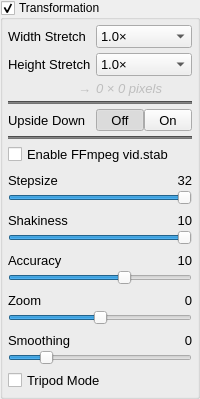
            <widget class="QGroupBox" name="groupBoxTransformation">
             <property name="title">
              <string>Transformation</string>
             </property>
             <property name="checkable">
              <bool>true</bool>
             </property>
             <layout class="QGridLayout" name="gridLayout_20">
              <property name="leftMargin">
               <number>5</number>
              </property>
              <property name="topMargin">
               <number>5</number>
              </property>
              <property name="rightMargin">
               <number>5</number>
              </property>
              <property name="bottomMargin">
               <number>5</number>
              </property>
              <item row="0" column="0">
               <widget class="QFrame" name="frameAspectRatio">
                <layout class="QVBoxLayout" name="verticalLayout_7">
                 <property name="spacing">
                  <number>5</number>
                 </property>
                 <property name="leftMargin">
                  <number>0</number>
                 </property>
                 <property name="topMargin">
                  <number>0</number>
                 </property>
                 <property name="rightMargin">
                  <number>0</number>
                 </property>
                 <property name="bottomMargin">
                  <number>0</number>
                 </property>
                 <item>
                  <layout class="QGridLayout" name="gridLayout_21">
                   <item row="10" column="0" colspan="2">
                    <layout class="QGridLayout" name="gridLayout_54">
                     <property name="spacing">
                      <number>0</number>
                     </property>
                     <item row="1" column="0" colspan="3">
                      <widget class="NoScrollSlider" name="horizontalSliderVidstabShakiness">
                       <property name="sizePolicy">
                        <sizepolicy hsizetype="Expanding" vsizetype="Fixed">
                         <horstretch>0</horstretch>
                         <verstretch>0</verstretch>
                        </sizepolicy>
                       </property>
                       <property name="minimumSize">
                        <size>
                         <width>0</width>
                         <height>0</height>
                        </size>
                       </property>
                       <property name="maximumSize">
                        <size>
                         <width>16777215</width>
                         <height>16777215</height>
                        </size>
                       </property>
                       <property name="minimum">
                        <number>1</number>
                       </property>
                       <property name="maximum">
                        <number>10</number>
                       </property>
                       <property name="value">
                        <number>10</number>
                       </property>
                       <property name="orientation">
                        <enum>Qt::Horizontal</enum>
                       </property>
                      </widget>
                     </item>
                     <item row="0" column="1">
                      <spacer name="horizontalSpacer_50">
                       <property name="orientation">
                        <enum>Qt::Horizontal</enum>
                       </property>
                       <property name="sizeType">
                        <enum>QSizePolicy::Maximum</enum>
                       </property>
                       <property name="sizeHint" stdset="0">
                        <size>
                         <width>40</width>
                         <height>20</height>
                        </size>
                       </property>
                      </spacer>
                     </item>
                     <item row="0" column="0">
                      <widget class="QLabel" name="label_VidstabShakinessText">
                       <property name="font">
                        <font>
                         <pointsize>10</pointsize>
                        </font>
                       </property>
                       <property name="text">
                        <string>Shakiness</string>
                       </property>
                      </widget>
                     </item>
                     <item row="0" column="2">
                      <widget class="DoubleClickLabel" name="label_VidstabShakinessVal">
                       <property name="font">
                        <font>
                         <pointsize>10</pointsize>
                        </font>
                       </property>
                       <property name="contextMenuPolicy">
                        <enum>Qt::CustomContextMenu</enum>
                       </property>
                       <property name="layoutDirection">
                        <enum>Qt::RightToLeft</enum>
                       </property>
                       <property name="text">
                        <string>10</string>
                       </property>
                       <property name="alignment">
                        <set>Qt::AlignRight|Qt::AlignTrailing|Qt::AlignVCenter</set>
                       </property>
                      </widget>
                     </item>
                    </layout>
                   </item>
                   <item row="1" column="0">
                    <widget class="QLabel" name="label_7">
                     <property name="sizePolicy">
                      <sizepolicy hsizetype="Fixed" vsizetype="Preferred">
                       <horstretch>0</horstretch>
                       <verstretch>0</verstretch>
                      </sizepolicy>
                     </property>
                     <property name="font">
                      <font>
                       <pointsize>10</pointsize>
                      </font>
                     </property>
                     <property name="text">
                      <string>Height Stretch</string>
                     </property>
                    </widget>
                   </item>
                   <item row="2" column="0">
                    <widget class="QLabel" name="label_33">
                     <property name="enabled">
                      <bool>false</bool>
                     </property>
                     <property name="font">
                      <font>
                       <pointsize>10</pointsize>
                      </font>
                     </property>
                     <property name="text">
                      <string>→</string>
                     </property>
                     <property name="alignment">
                      <set>Qt::AlignRight|Qt::AlignTrailing|Qt::AlignVCenter</set>
                     </property>
                    </widget>
                   </item>
                   <item row="9" column="0" colspan="2">
                    <layout class="QGridLayout" name="gridLayout_53">
                     <property name="spacing">
                      <number>0</number>
                     </property>
                     <item row="0" column="2">
                      <widget class="DoubleClickLabel" name="label_VidstabStepsizeVal">
                       <property name="font">
                        <font>
                         <pointsize>10</pointsize>
                        </font>
                       </property>
                       <property name="contextMenuPolicy">
                        <enum>Qt::CustomContextMenu</enum>
                       </property>
                       <property name="layoutDirection">
                        <enum>Qt::RightToLeft</enum>
                       </property>
                       <property name="text">
                        <string>32</string>
                       </property>
                       <property name="alignment">
                        <set>Qt::AlignRight|Qt::AlignTrailing|Qt::AlignVCenter</set>
                       </property>
                      </widget>
                     </item>
                     <item row="1" column="0" colspan="3">
                      <widget class="NoScrollSlider" name="horizontalSliderVidstabStepsize">
                       <property name="sizePolicy">
                        <sizepolicy hsizetype="Expanding" vsizetype="Fixed">
                         <horstretch>0</horstretch>
                         <verstretch>0</verstretch>
                        </sizepolicy>
                       </property>
                       <property name="minimumSize">
                        <size>
                         <width>0</width>
                         <height>0</height>
                        </size>
                       </property>
                       <property name="maximumSize">
                        <size>
                         <width>16777215</width>
                         <height>16777215</height>
                        </size>
                       </property>
                       <property name="minimum">
                        <number>1</number>
                       </property>
                       <property name="maximum">
                        <number>32</number>
                       </property>
                       <property name="value">
                        <number>32</number>
                       </property>
                       <property name="orientation">
                        <enum>Qt::Horizontal</enum>
                       </property>
                      </widget>
                     </item>
                     <item row="0" column="1">
                      <spacer name="horizontalSpacer_49">
                       <property name="orientation">
                        <enum>Qt::Horizontal</enum>
                       </property>
                       <property name="sizeType">
                        <enum>QSizePolicy::Maximum</enum>
                       </property>
                       <property name="sizeHint" stdset="0">
                        <size>
                         <width>40</width>
                         <height>20</height>
                        </size>
                       </property>
                      </spacer>
                     </item>
                     <item row="0" column="0">
                      <widget class="QLabel" name="label_VidstabStepsizeText">
                       <property name="font">
                        <font>
                         <pointsize>10</pointsize>
                        </font>
                       </property>
                       <property name="text">
                        <string>Stepsize</string>
                       </property>
                      </widget>
                     </item>
                    </layout>
                   </item>
                   <item row="0" column="1">
                    <widget class="NoScrollComboBox" name="comboBoxHStretch">
                     <property name="sizePolicy">
                      <sizepolicy hsizetype="Ignored" vsizetype="Fixed">
                       <horstretch>0</horstretch>
                       <verstretch>0</verstretch>
                      </sizepolicy>
                     </property>
                     <property name="font">
                      <font>
                       <pointsize>10</pointsize>
                      </font>
                     </property>
                     <item>
                      <property name="text">
                       <string>1.0×</string>
                      </property>
                     </item>
                     <item>
                      <property name="text">
                       <string>1.25×</string>
                      </property>
                     </item>
                     <item>
                      <property name="text">
                       <string>1.33×</string>
                      </property>
                     </item>
                     <item>
                      <property name="text">
                       <string>1.5×</string>
                      </property>
                     </item>
                     <item>
                      <property name="text">
                       <string>1.67×</string>
                      </property>
                     </item>
                     <item>
                      <property name="text">
                       <string>1.75×</string>
                      </property>
                     </item>
                     <item>
                      <property name="text">
                       <string>1.8×</string>
                      </property>
                     </item>
                     <item>
                      <property name="text">
                       <string>2.0×</string>
                      </property>
                     </item>
                    </widget>
                   </item>
                   <item row="13" column="0" colspan="2">
                    <layout class="QGridLayout" name="gridLayout_57">
                     <property name="spacing">
                      <number>0</number>
                     </property>
                     <item row="0" column="0">
                      <widget class="QLabel" name="label_VidstabSmoothingText">
                       <property name="font">
                        <font>
                         <pointsize>10</pointsize>
                        </font>
                       </property>
                       <property name="text">
                        <string>Smoothing</string>
                       </property>
                      </widget>
                     </item>
                     <item row="1" column="0" colspan="3">
                      <widget class="NoScrollSlider" name="horizontalSliderVidstabSmoothing">
                       <property name="sizePolicy">
                        <sizepolicy hsizetype="Expanding" vsizetype="Fixed">
                         <horstretch>0</horstretch>
                         <verstretch>0</verstretch>
                        </sizepolicy>
                       </property>
                       <property name="minimumSize">
                        <size>
                         <width>0</width>
                         <height>0</height>
                        </size>
                       </property>
                       <property name="maximumSize">
                        <size>
                         <width>16777215</width>
                         <height>16777215</height>
                        </size>
                       </property>
                       <property name="minimum">
                        <number>1</number>
                       </property>
                       <property name="maximum">
                        <number>50</number>
                       </property>
                       <property name="value">
                        <number>10</number>
                       </property>
                       <property name="orientation">
                        <enum>Qt::Horizontal</enum>
                       </property>
                      </widget>
                     </item>
                     <item row="0" column="1">
                      <spacer name="horizontalSpacer_53">
                       <property name="orientation">
                        <enum>Qt::Horizontal</enum>
                       </property>
                       <property name="sizeType">
                        <enum>QSizePolicy::Maximum</enum>
                       </property>
                       <property name="sizeHint" stdset="0">
                        <size>
                         <width>40</width>
                         <height>20</height>
                        </size>
                       </property>
                      </spacer>
                     </item>
                     <item row="0" column="2">
                      <widget class="DoubleClickLabel" name="label_VidstabSmoothingVal">
                       <property name="font">
                        <font>
                         <pointsize>10</pointsize>
                        </font>
                       </property>
                       <property name="contextMenuPolicy">
                        <enum>Qt::CustomContextMenu</enum>
                       </property>
                       <property name="layoutDirection">
                        <enum>Qt::RightToLeft</enum>
                       </property>
                       <property name="text">
                        <string>0</string>
                       </property>
                       <property name="alignment">
                        <set>Qt::AlignRight|Qt::AlignTrailing|Qt::AlignVCenter</set>
                       </property>
                      </widget>
                     </item>
                    </layout>
                   </item>
                   <item row="0" column="0">
                    <widget class="QLabel" name="label_8">
                     <property name="font">
                      <font>
                       <pointsize>10</pointsize>
                      </font>
                     </property>
                     <property name="text">
                      <string>Width Stretch</string>
                     </property>
                    </widget>
                   </item>
                   <item row="11" column="0" colspan="2">
                    <layout class="QGridLayout" name="gridLayout_55">
                     <property name="spacing">
                      <number>0</number>
                     </property>
                     <item row="0" column="2">
                      <widget class="DoubleClickLabel" name="label_VidstabAccuracyVal">
                       <property name="font">
                        <font>
                         <pointsize>10</pointsize>
                        </font>
                       </property>
                       <property name="contextMenuPolicy">
                        <enum>Qt::CustomContextMenu</enum>
                       </property>
                       <property name="layoutDirection">
                        <enum>Qt::RightToLeft</enum>
                       </property>
                       <property name="text">
                        <string>10</string>
                       </property>
                       <property name="alignment">
                        <set>Qt::AlignRight|Qt::AlignTrailing|Qt::AlignVCenter</set>
                       </property>
                      </widget>
                     </item>
                     <item row="1" column="0" colspan="3">
                      <widget class="NoScrollSlider" name="horizontalSliderVidstabAccuracy">
                       <property name="sizePolicy">
                        <sizepolicy hsizetype="Expanding" vsizetype="Fixed">
                         <horstretch>0</horstretch>
                         <verstretch>0</verstretch>
                        </sizepolicy>
                       </property>
                       <property name="minimumSize">
                        <size>
                         <width>0</width>
                         <height>0</height>
                        </size>
                       </property>
                       <property name="maximumSize">
                        <size>
                         <width>16777215</width>
                         <height>16777215</height>
                        </size>
                       </property>
                       <property name="minimum">
                        <number>1</number>
                       </property>
                       <property name="maximum">
                        <number>15</number>
                       </property>
                       <property name="value">
                        <number>10</number>
                       </property>
                       <property name="orientation">
                        <enum>Qt::Horizontal</enum>
                       </property>
                      </widget>
                     </item>
                     <item row="0" column="1">
                      <spacer name="horizontalSpacer_51">
                       <property name="orientation">
                        <enum>Qt::Horizontal</enum>
                       </property>
                       <property name="sizeType">
                        <enum>QSizePolicy::Maximum</enum>
                       </property>
                       <property name="sizeHint" stdset="0">
                        <size>
                         <width>40</width>
                         <height>20</height>
                        </size>
                       </property>
                      </spacer>
                     </item>
                     <item row="0" column="0">
                      <widget class="QLabel" name="label_VidstabAccuracyText">
                       <property name="font">
                        <font>
                         <pointsize>10</pointsize>
                        </font>
                       </property>
                       <property name="text">
                        <string>Accuracy</string>
                       </property>
                      </widget>
                     </item>
                    </layout>
                   </item>
                   <item row="4" column="0" colspan="2">
                    <widget class="Line" name="line_12">
                     <property name="styleSheet">
                      <string notr="true">background-color: rgb(115, 115, 115);</string>
                     </property>
                     <property name="orientation">
                      <enum>Qt::Horizontal</enum>
                     </property>
                    </widget>
                   </item>
                   <item row="5" column="1">
                    <widget class="QFrame" name="toolButtonUpsideDown">
                     <layout class="QHBoxLayout" name="horizontalLayout_29">
                      <property name="spacing">
                       <number>0</number>
                      </property>
                      <property name="leftMargin">
                       <number>0</number>
                      </property>
                      <property name="topMargin">
                       <number>0</number>
                      </property>
                      <property name="rightMargin">
                       <number>0</number>
                      </property>
                      <property name="bottomMargin">
                       <number>0</number>
                      </property>
                      <item>
                       <widget class="ColorToolButton" name="toolButtonUpsideDownOff">
                        <property name="sizePolicy">
                         <sizepolicy hsizetype="Preferred" vsizetype="Fixed">
                          <horstretch>0</horstretch>
                          <verstretch>0</verstretch>
                         </sizepolicy>
                        </property>
                        <property name="font">
                         <font>
                          <pointsize>10</pointsize>
                         </font>
                        </property>
                        <property name="text">
                         <string>Off</string>
                        </property>
                        <property name="checkable">
                         <bool>true</bool>
                        </property>
                        <property name="checked">
                         <bool>true</bool>
                        </property>
                        <property name="autoExclusive">
                         <bool>true</bool>
                        </property>
                       </widget>
                      </item>
                      <item>
                       <widget class="ColorToolButton" name="toolButtonUpsideDownOn">
                        <property name="sizePolicy">
                         <sizepolicy hsizetype="Preferred" vsizetype="Fixed">
                          <horstretch>0</horstretch>
                          <verstretch>0</verstretch>
                         </sizepolicy>
                        </property>
                        <property name="font">
                         <font>
                          <pointsize>10</pointsize>
                         </font>
                        </property>
                        <property name="text">
                         <string>On</string>
                        </property>
                        <property name="checkable">
                         <bool>true</bool>
                        </property>
                        <property name="autoExclusive">
                         <bool>true</bool>
                        </property>
                       </widget>
                      </item>
                     </layout>
                    </widget>
                   </item>
                   <item row="7" column="0" rowspan="2" colspan="2">
                    <widget class="QCheckBox" name="checkBoxVidstabEnable">
                     <property name="font">
                      <font>
                       <pointsize>10</pointsize>
                      </font>
                     </property>
                     <property name="toolTip">
                      <string>Visible only after ffmpeg H.264 export!</string>
                     </property>
                     <property name="text">
                      <string>Enable FFmpeg vid.stab</string>
                     </property>
                    </widget>
                   </item>
                   <item row="1" column="1">
                    <widget class="NoScrollComboBox" name="comboBoxVStretch">
                     <property name="sizePolicy">
                      <sizepolicy hsizetype="Ignored" vsizetype="Fixed">
                       <horstretch>0</horstretch>
                       <verstretch>0</verstretch>
                      </sizepolicy>
                     </property>
                     <property name="font">
                      <font>
                       <pointsize>10</pointsize>
                      </font>
                     </property>
                     <property name="layoutDirection">
                      <enum>Qt::LeftToRight</enum>
                     </property>
                     <property name="sizeAdjustPolicy">
                      <enum>QComboBox::AdjustToContentsOnFirstShow</enum>
                     </property>
                     <item>
                      <property name="text">
                       <string>1.0×</string>
                      </property>
                     </item>
                     <item>
                      <property name="text">
                       <string>1.67×</string>
                      </property>
                     </item>
                     <item>
                      <property name="text">
                       <string>3.0×</string>
                      </property>
                     </item>
                     <item>
                      <property name="text">
                       <string>0.33×</string>
                      </property>
                     </item>
                    </widget>
                   </item>
                   <item row="5" column="0">
                    <widget class="QLabel" name="UpsideDownLabel">
                     <property name="font">
                      <font>
                       <pointsize>10</pointsize>
                      </font>
                     </property>
                     <property name="text">
                      <string>Upside Down</string>
                     </property>
                    </widget>
                   </item>
                   <item row="2" column="1">
                    <widget class="QLabel" name="label_resResolution">
                     <property name="enabled">
                      <bool>false</bool>
                     </property>
                     <property name="font">
                      <font>
                       <pointsize>10</pointsize>
                       <italic>true</italic>
                      </font>
                     </property>
                     <property name="text">
                      <string>0 × 0 pixels</string>
                     </property>
                    </widget>
                   </item>
                   <item row="12" column="0" colspan="2">
                    <layout class="QGridLayout" name="gridLayout_56">
                     <property name="spacing">
                      <number>0</number>
                     </property>
                     <item row="0" column="2">
                      <widget class="DoubleClickLabel" name="label_VidstabZoomVal">
                       <property name="font">
                        <font>
                         <pointsize>10</pointsize>
                        </font>
                       </property>
                       <property name="contextMenuPolicy">
                        <enum>Qt::CustomContextMenu</enum>
                       </property>
                       <property name="layoutDirection">
                        <enum>Qt::RightToLeft</enum>
                       </property>
                       <property name="text">
                        <string>0</string>
                       </property>
                       <property name="alignment">
                        <set>Qt::AlignRight|Qt::AlignTrailing|Qt::AlignVCenter</set>
                       </property>
                      </widget>
                     </item>
                     <item row="1" column="0" colspan="3">
                      <widget class="NoScrollSlider" name="horizontalSliderVidstabZoom">
                       <property name="sizePolicy">
                        <sizepolicy hsizetype="Expanding" vsizetype="Fixed">
                         <horstretch>0</horstretch>
                         <verstretch>0</verstretch>
                        </sizepolicy>
                       </property>
                       <property name="minimumSize">
                        <size>
                         <width>0</width>
                         <height>0</height>
                        </size>
                       </property>
                       <property name="maximumSize">
                        <size>
                         <width>16777215</width>
                         <height>16777215</height>
                        </size>
                       </property>
                       <property name="minimum">
                        <number>-10</number>
                       </property>
                       <property name="maximum">
                        <number>10</number>
                       </property>
                       <property name="value">
                        <number>0</number>
                       </property>
                       <property name="orientation">
                        <enum>Qt::Horizontal</enum>
                       </property>
                      </widget>
                     </item>
                     <item row="0" column="1">
                      <spacer name="horizontalSpacer_52">
                       <property name="orientation">
                        <enum>Qt::Horizontal</enum>
                       </property>
                       <property name="sizeType">
                        <enum>QSizePolicy::Maximum</enum>
                       </property>
                       <property name="sizeHint" stdset="0">
                        <size>
                         <width>40</width>
                         <height>20</height>
                        </size>
                       </property>
                      </spacer>
                     </item>
                     <item row="0" column="0">
                      <widget class="QLabel" name="label_VidstabZoomText">
                       <property name="font">
                        <font>
                         <pointsize>10</pointsize>
                        </font>
                       </property>
                       <property name="text">
                        <string>Zoom</string>
                       </property>
                      </widget>
                     </item>
                    </layout>
                   </item>
                   <item row="6" column="0" colspan="2">
                    <widget class="Line" name="line_25">
                     <property name="styleSheet">
                      <string notr="true">background-color: rgb(115, 115, 115);</string>
                     </property>
                     <property name="orientation">
                      <enum>Qt::Horizontal</enum>
                     </property>
                    </widget>
                   </item>
                   <item row="14" column="0" colspan="2">
                    <widget class="QCheckBox" name="checkBoxVidstabTripod">
                     <property name="font">
                      <font>
                       <pointsize>10</pointsize>
                      </font>
                     </property>
                     <property name="text">
                      <string>Tripod Mode</string>
                     </property>
                    </widget>
                   </item>
                  </layout>
                 </item>
                </layout>
               </widget>
              </item>
             </layout>
            </widget>
